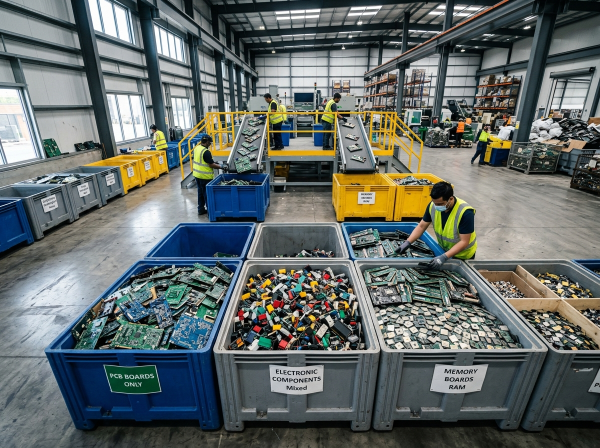
#> input picture client/src/assets/materials/e-waste.jpg, 1200 x 896 px (shown at 1/2 size)
$ python -i preprocessing_service.py   (imports and definitions only)
#> lines starting #> are read from the running program, lines starting #| are printed output that depends on the picture
#> further down, picture is the input picture: shape (896, 1200, 3); mean B, G, R 104.3, 106.6, 99.4
import os
import cv2
import numpy as np
from typing import Dict, Any, Tuple

class PreprocessingService:
    """
    Reusable Image Preprocessing & Security Validation Utility:
    Supports MIME validation, file size checks, image resize, contrast enhancement (CLAHE), noise reduction, and normalization.
    """

    ALLOWED_EXTENSIONS = {'.jpg', '.jpeg', '.png', '.webp', '.bmp', '.tiff'}
    MAX_FILE_SIZE_BYTES = 10 * 1024 * 1024  # 10 MB

    def validate_file(self, file_bytes: bytes, filename: str) -> Dict[str, Any]:
        """Validates file extension, size, and image dimensions for security."""
        ext = os.path.splitext(filename)[1].lower()
        if ext not in self.ALLOWED_EXTENSIONS:
            return {"valid": False, "reason": f"Disallowed file extension '{ext}'. Only images permitted."}

        if len(file_bytes) > self.MAX_FILE_SIZE_BYTES:
            return {"valid": False, "reason": "File size exceeds 10 MB upload security limit."}

        nparr = np.frombuffer(file_bytes, np.uint8)
        img = cv2.imdecode(nparr, cv2.IMREAD_COLOR)
        if img is None:
            return {"valid": False, "reason": "Corrupt or unreadable image file buffer."}

        h, w, _ = img.shape
        if h < 50 or w < 50:
            return {"valid": False, "reason": "Image dimensions too small (Minimum 50x50 pixels required)."}

        return {"valid": True, "dimensions": {"height": h, "width": w}, "sizeBytes": len(file_bytes)}

    def preprocess_for_inference(self, img_bgr: np.ndarray, target_size: Tuple[int, int] = (640, 640)) -> np.ndarray:
        """Standardizes image format for CV inference (CLAHE contrast, Denoising, Resizing)."""
#> called with target_size = (640, 640)
        # 1. Contrast Enhancement via CLAHE
        lab = cv2.cvtColor(img_bgr, cv2.COLOR_BGR2LAB)
#> lab: shape (896, 1200, 3); mean of channels 0, 1, 2 110.6, 126.5, 127.9
        l, a, b = cv2.split(lab)
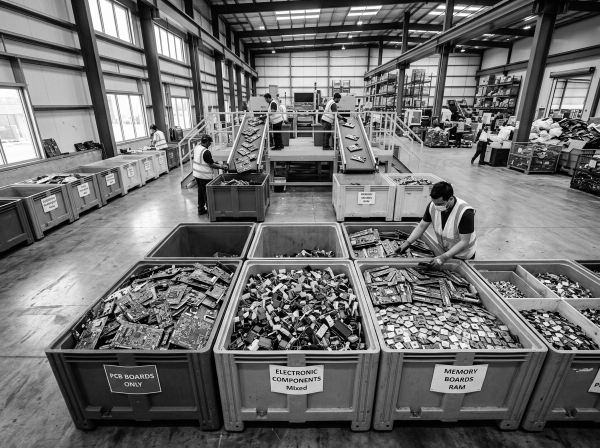
#> l: shape (896, 1200) (shown at 1/2 size); min 0, max 255, mean 110.6
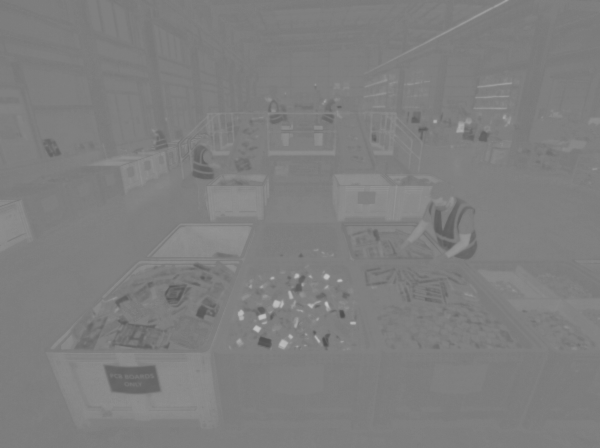
#> a: shape (896, 1200) (shown at 1/2 size); min 78, max 197, mean 126.5
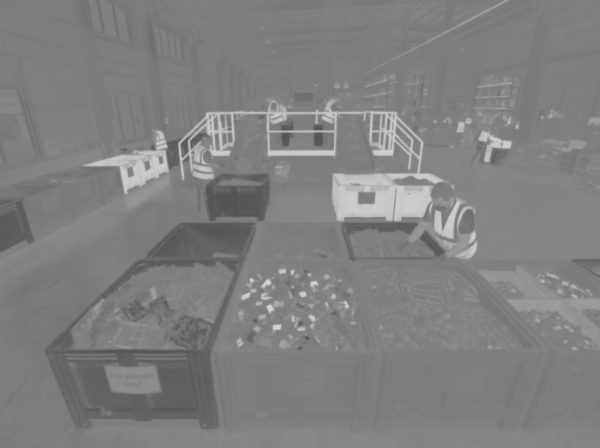
#> b: shape (896, 1200) (shown at 1/2 size); min 81, max 212, mean 127.9
        clahe = cv2.createCLAHE(clipLimit=2.0, tileGridSize=(8, 8))
        cl = clahe.apply(l)
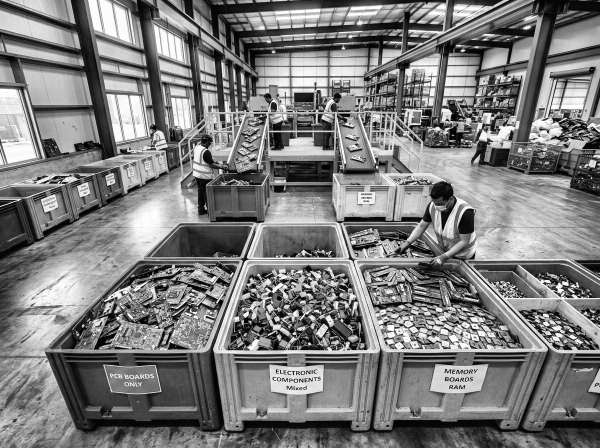
#> cl: shape (896, 1200) (shown at 1/2 size); min 0, max 255, mean 124.4
        limg = cv2.merge((cl, a, b))
#> limg: shape (896, 1200, 3); mean of channels 0, 1, 2 124.4, 126.5, 127.9
        enhanced = cv2.cvtColor(limg, cv2.COLOR_LAB2BGR)
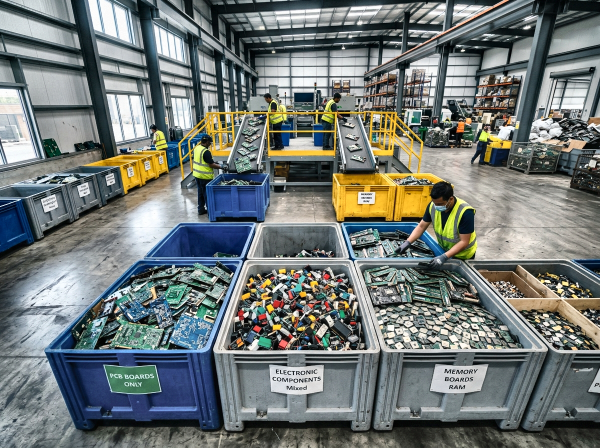
#> enhanced: shape (896, 1200, 3) (shown at 1/2 size); mean B, G, R 118.3, 120.3, 113.6

        # 2. Gaussian Denoising
        denoised = cv2.GaussianBlur(enhanced, (3, 3), 0)

        # 3. Resize to Target Dimensions
        resized = cv2.resize(denoised, target_size, interpolation=cv2.INTER_AREA)
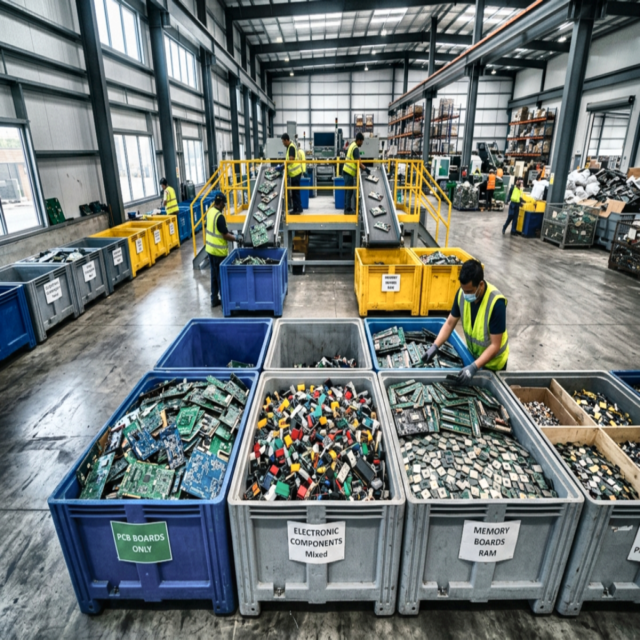
#> resized: shape (640, 640, 3); mean B, G, R 118.3, 120.4, 113.6
        return resized

preprocessing_service = PreprocessingService()

>>> import cv2
>>> picture = cv2.imread('../../../client/src/assets/materials/e-waste.jpg')
>>> result = PreprocessingService().preprocess_for_inference(picture)

$ run again, on client/src/assets/materials/glass.jpg
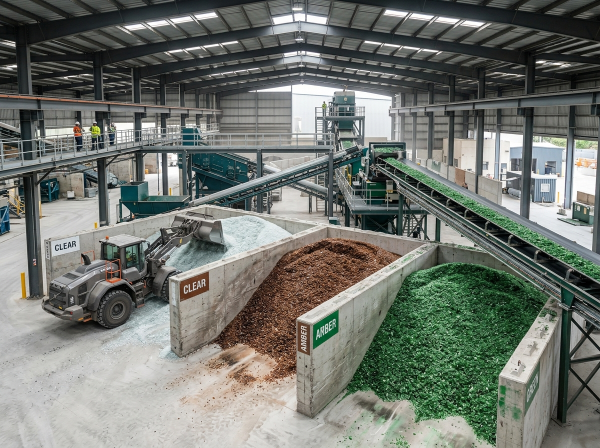
#> input picture client/src/assets/materials/glass.jpg, 1200 x 896 px (shown at 1/2 size)
#> picture is the input picture: shape (896, 1200, 3); mean B, G, R 111.9, 118.7, 114.3
#> lab: shape (896, 1200, 3); mean of channels 0, 1, 2 122.9, 125.2, 131.4
#> in preprocess_for_inference, `l, a, b = cv2.split(lab)`:
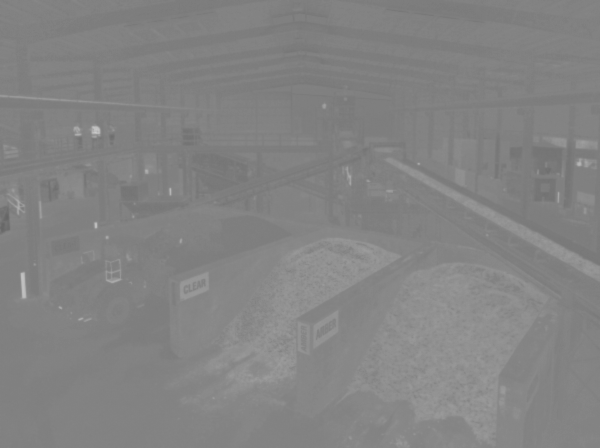
#> b: shape (896, 1200) (shown at 1/2 size); min 101, max 202, mean 131.4
#> limg: shape (896, 1200, 3); mean of channels 0, 1, 2 131.7, 125.2, 131.4
#> in preprocess_for_inference, `resized = cv2.resize(denoised, target_size, interpolation=cv2.INTER_AR..`:
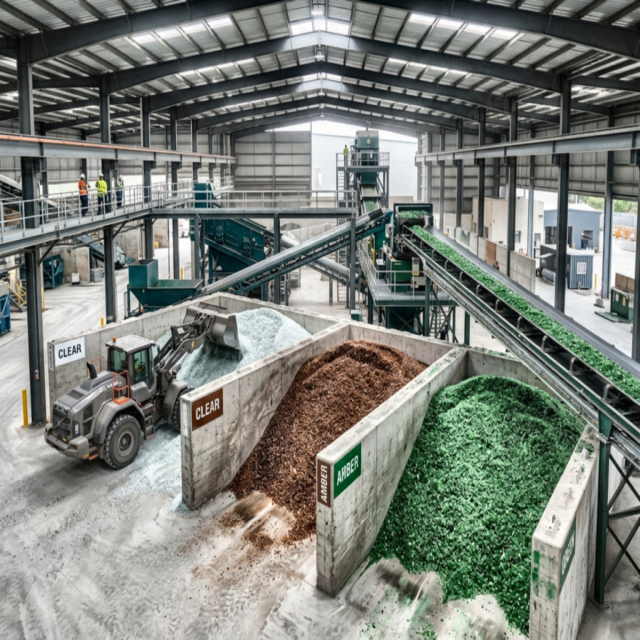
#> resized: shape (640, 640, 3); mean B, G, R 120.9, 127.9, 123.4

$ run again, on client/src/assets/materials/metal.jpg
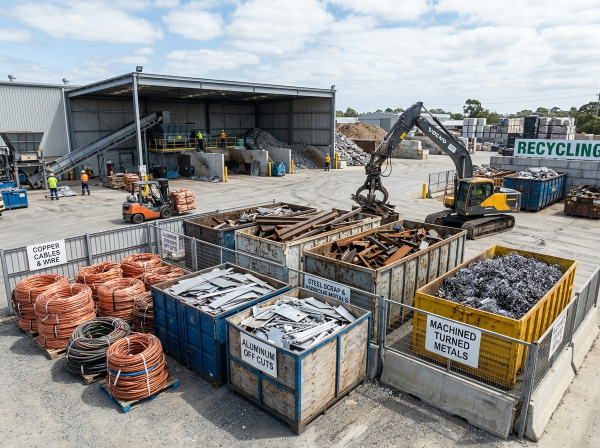
#> input picture client/src/assets/materials/metal.jpg, 1200 x 896 px (shown at 1/2 size)
#> picture is the input picture: shape (896, 1200, 3); mean B, G, R 140.2, 142.2, 143.6
#> lab: shape (896, 1200, 3); mean of channels 0, 1, 2 147.8, 129, 129.5
#> in preprocess_for_inference, `l, a, b = cv2.split(lab)`:
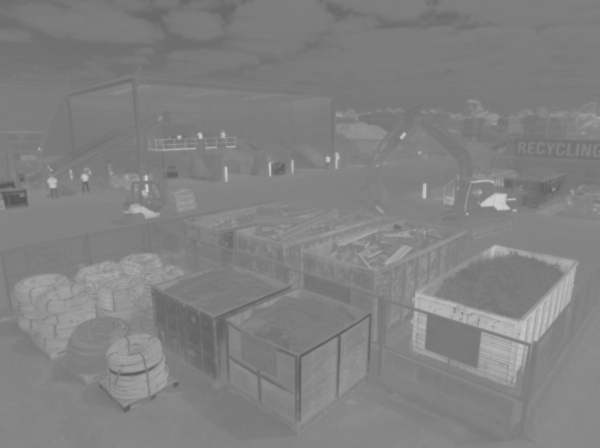
#> b: shape (896, 1200) (shown at 1/2 size); min 85, max 207, mean 129.5
#> limg: shape (896, 1200, 3); mean of channels 0, 1, 2 149, 129, 129.5
#> in preprocess_for_inference, `resized = cv2.resize(denoised, target_size, interpolation=cv2.INTER_AR..`:
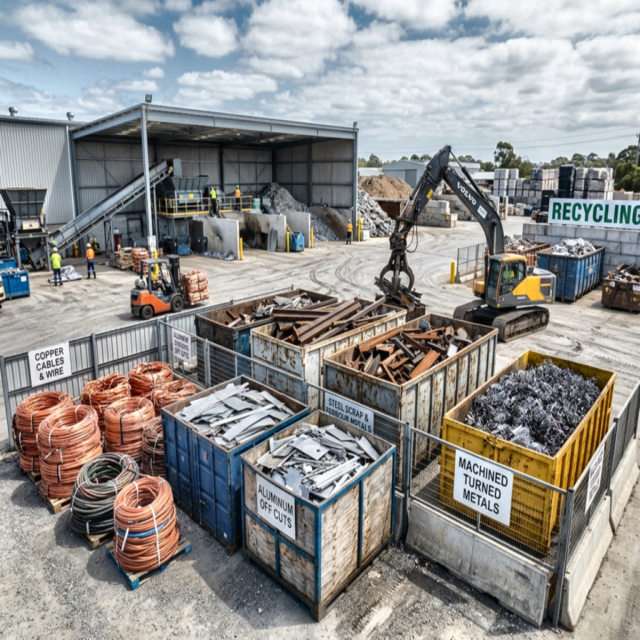
#> resized: shape (640, 640, 3); mean B, G, R 141.4, 143.4, 144.7
